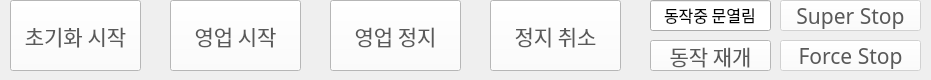
   <widget class="QFrame" name="GB_OP_CONTROL">
    <property name="geometry">
     <rect>
      <x>630</x>
      <y>20</y>
      <width>931</width>
      <height>80</height>
     </rect>
    </property>
    <property name="frameShape">
     <enum>QFrame::NoFrame</enum>
    </property>
    <property name="frameShadow">
     <enum>QFrame::Raised</enum>
    </property>
    <widget class="QPushButton" name="BTN_SUPER_STOP">
     <property name="enabled">
      <bool>false</bool>
     </property>
     <property name="geometry">
      <rect>
       <x>780</x>
       <y>0</y>
       <width>141</width>
       <height>31</height>
      </rect>
     </property>
     <property name="font">
      <font>
       <family>함초롬돋움</family>
       <pointsize>16</pointsize>
       <weight>50</weight>
       <bold>false</bold>
      </font>
     </property>
     <property name="styleSheet">
      <string notr="true">color: rgb(89, 89, 89);
background-color: rgb(255, 255, 255);</string>
     </property>
     <property name="text">
      <string>Super Stop</string>
     </property>
    </widget>
    <widget class="QPushButton" name="BTN_RESUME">
     <property name="geometry">
      <rect>
       <x>650</x>
       <y>40</y>
       <width>121</width>
       <height>31</height>
      </rect>
     </property>
     <property name="font">
      <font>
       <family>함초롬돋움</family>
       <pointsize>16</pointsize>
       <weight>50</weight>
       <bold>false</bold>
      </font>
     </property>
     <property name="styleSheet">
      <string notr="true">color: rgb(89, 89, 89);
background-color: rgb(255, 255, 255);</string>
     </property>
     <property name="text">
      <string>동작 재개</string>
     </property>
    </widget>
    <widget class="QPushButton" name="BTN_FORCE_STOP">
     <property name="enabled">
      <bool>false</bool>
     </property>
     <property name="geometry">
      <rect>
       <x>780</x>
       <y>40</y>
       <width>141</width>
       <height>31</height>
      </rect>
     </property>
     <property name="font">
      <font>
       <family>함초롬돋움</family>
       <pointsize>16</pointsize>
       <weight>50</weight>
       <bold>false</bold>
      </font>
     </property>
     <property name="styleSheet">
      <string notr="true">color: rgb(89, 89, 89);
background-color: rgb(255, 255, 255);</string>
     </property>
     <property name="text">
      <string>Force Stop</string>
     </property>
    </widget>
    <widget class="QPushButton" name="BTN_CANCEL_STOP">
     <property name="geometry">
      <rect>
       <x>490</x>
       <y>0</y>
       <width>131</width>
       <height>71</height>
      </rect>
     </property>
     <property name="font">
      <font>
       <family>함초롬돋움</family>
       <pointsize>16</pointsize>
       <weight>50</weight>
       <bold>false</bold>
      </font>
     </property>
     <property name="styleSheet">
      <string notr="true">color: rgb(89, 89, 89);
background-color: rgb(255, 255, 255);</string>
     </property>
     <property name="text">
      <string>정지 취소</string>
     </property>
    </widget>
    <widget class="QPushButton" name="BTN_STOP_OPERATING">
     <property name="geometry">
      <rect>
       <x>330</x>
       <y>0</y>
       <width>131</width>
       <height>71</height>
      </rect>
     </property>
     <property name="font">
      <font>
       <family>함초롬돋움</family>
       <pointsize>16</pointsize>
       <weight>50</weight>
       <bold>false</bold>
      </font>
     </property>
     <property name="styleSheet">
      <string notr="true">color: rgb(89, 89, 89);
background-color: rgb(255, 255, 255);</string>
     </property>
     <property name="text">
      <string>영업 정지</string>
     </property>
    </widget>
    <widget class="QLineEdit" name="LE_PLATFORM_OPENED_WHEN_OPERATING">
     <property name="geometry">
      <rect>
       <x>650</x>
       <y>0</y>
       <width>121</width>
       <height>31</height>
      </rect>
     </property>
     <property name="font">
      <font>
       <family>함초롬돋움</family>
       <pointsize>12</pointsize>
       <weight>50</weight>
       <bold>false</bold>
      </font>
     </property>
     <property name="text">
      <string>동작중 문열림</string>
     </property>
     <property name="alignment">
      <set>Qt::AlignCenter</set>
     </property>
     <property name="readOnly">
      <bool>true</bool>
     </property>
    </widget>
    <widget class="QPushButton" name="BTN_DO_INITIALIZING">
     <property name="geometry">
      <rect>
       <x>10</x>
       <y>0</y>
       <width>131</width>
       <height>71</height>
      </rect>
     </property>
     <property name="font">
      <font>
       <family>함초롬돋움</family>
       <pointsize>16</pointsize>
       <weight>50</weight>
       <bold>false</bold>
      </font>
     </property>
     <property name="styleSheet">
      <string notr="true">color: rgb(89, 89, 89);
background-color: rgb(255, 255, 255);</string>
     </property>
     <property name="text">
      <string>초기화 시작</string>
     </property>
    </widget>
    <widget class="QPushButton" name="BTN_DO_OPERATING">
     <property name="geometry">
      <rect>
       <x>170</x>
       <y>0</y>
       <width>131</width>
       <height>71</height>
      </rect>
     </property>
     <property name="font">
      <font>
       <family>함초롬돋움</family>
       <pointsize>16</pointsize>
       <weight>50</weight>
       <bold>false</bold>
      </font>
     </property>
     <property name="styleSheet">
      <string notr="true">color: rgb(89, 89, 89);
background-color: rgb(255, 255, 255);</string>
     </property>
     <property name="text">
      <string>영업 시작</string>
     </property>
    </widget>
   </widget>
